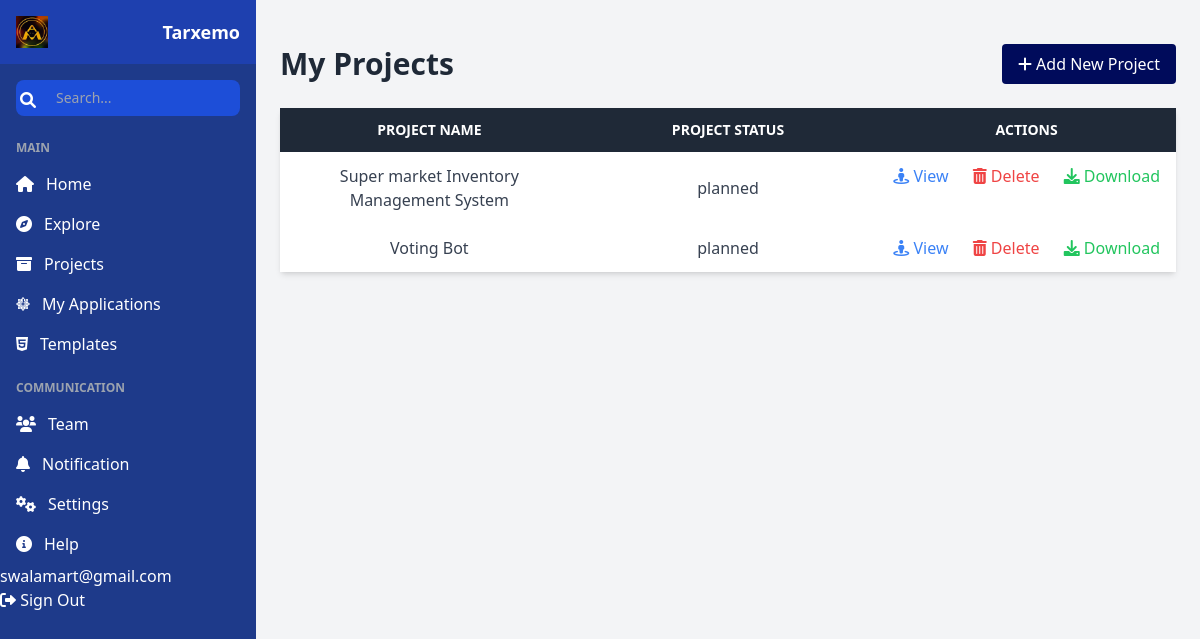
Page /idd/projects_listing/ (signed in) on the committed database.
### authApp/models.py (models this page shows, shortened)
class CustomUser(AbstractBaseUser, PermissionsMixin):
    email = models.EmailField(unique=True)
    first_name = models.CharField(max_length=30, blank=True)
    last_name = models.CharField(max_length=30, blank=True)
    is_active = models.BooleanField(default=True)
    is_staff = models.BooleanField(default=False)
    username = models.CharField(max_length=100, unique=True, null=True, blank=True)
    objects = CustomUserManager()
    USERNAME_FIELD = 'email'
    REQUIRED_FIELDS = []

### idd/models.py (models this page shows, shortened)
class Project(models.Model):
    STATUS_CHOICES = [
        ('planned', 'Planned'),
        ('in_progress', 'In Progress'),
        ('completed', 'Completed'),
    ]
    PRIORITY_CHOICES = [
        ('high', 'High'),
        ('medium', 'Medium'),
        ('low', 'Low'),
    ]
    title = models.CharField(max_length=200)
    description = models.TextField()
    start_date = models.DateField(null=True, blank=True)
    expected_completion_date = models.DateField(null=True, blank=True)
    status = models.CharField(max_length=20, choices=STATUS_CHOICES, default='planned')
    priority = models.CharField(max_length=20, choices=PRIORITY_CHOICES, default='medium')
    category = models.CharField(max_length=100, blank=True)
    owner = models.ForeignKey(CustomUser, on_delete=models.CASCADE, related_name="projects")
    applications = models.ManyToManyField('Application', related_name='projects')  # Many-to-many relationship
    created_at = models.DateTimeField(auto_now_add=True)
    updated_at = models.DateTimeField(auto_now=True)

### idd/views.py (the view)
# urls.py: path('projects_listing/', project_list, name='my_projects_list'),
def project_list(request):
    projects = Project.objects.filter(owner=request.user)
    return render(request, 'projects_list.html', {'projects': projects})

### authApp/autoLogoutMiddleware.py (called while the page is built, shortened)
    def __call__(self, request):
        if request.user.is_authenticated:
            last_activity = request.session.get('last_activity')
            current_time = now()
            request.session['last_activity'] = current_time.isoformat()
        return self.get_response(request)

### idd/templates/projects_list.html (shortened to what this page needs)
{% extends "homepage.html" %}
{% load static %}
{% block content %}
<div class="container mx-auto mt-5">
    <div class="flex justify-between items-center mb-4">
        <h1 class="text-3xl font-bold">My Projects</h1>
        <button onclick="openModal()"
                class="bg-[#000B5B] text-white px-4 py-2 rounded hover:bg-[#003399]">
            <i class="fas fa-plus"></i> Add New Project
        </button>
    </div>
    <div class="bg-white shadow-md rounded my-6">
        <table class="min-w-full bg-white">
            <thead class="bg-gray-800 text-white">
                <tr>
                    <th class="w-1/3 py-3 px-4 uppercase font-semibold text-sm">Project Name</th>
                    <th class="w-1/3 py-3 px-4 uppercase font-semibold text-sm">Project Status</th>
                    <th class="w-1/3 py-3 px-4 uppercase font-semibold text-sm">Actions</th>
                </tr>
            </thead>
            <tbody class="text-gray-700">
                {% for project in projects %}
                {%if  project.title %}
                <tr>
                    <td class="w-auto text-center py-3 px-4">{{ project.title }}</td>
                    <td class="w-auto text-center py-3 px-4">{{ project.status }}</td>
                    <td class="w-full py-3 px-4 flex justify-between">
                        <button  class="text-blue-500 hover:text-blue-700">
                            <a href="{% url 'project_information' project.id %}"><i class="fa-solid fa-street-view"></i> View</a>
                        </button>
                        <button onclick="openDelete('{{ project.id }}')" class="text-red-500 hover:text-red-700 ml-4">
                            <i class="fas fa-trash-alt"></i> Delete
                        <button class="text-green-500 hover:text-green-700 ml-4">
                                <i class="fa-solid fa-download"></i> Download
                        </button>
                    </td>
                </tr>
                {% endif%}
                {% endfor %}
            </tbody>
        </table>
    </div>
</div>
{% endblock %}

### idd/templates/homepage.html (shortened to what this page needs)
<!DOCTYPE html>
<html lang="en">
<head>
  {% load static %}
  <script src="https://cdn.tailwindcss.com"></script>
  <link href="https://cdnjs.cloudflare.com/ajax/libs/font-awesome/6.0.0-beta3/css/all.min.css" rel="stylesheet">
</head>
<body class="bg-gray-100 font-sans text-gray-800">
  <div class="flex flex-col h-screen lg:flex-row">
    <aside id="sidebar" class="hidden lg:block lg:w-64 bg-blue-900 text-white min-h-screen lg:relative lg:flex-shrink-0">
      <div class="flex flex-col h-full">
        <div class="flex items-center justify-between px-4 py-4 bg-blue-800">
          <img src="{% static 'logo.jpeg' %}" alt="Logo" class="h-8 w-8">
          <span class="text-lg font-semibold">Tarxemo</span>
        </div>
        <div class="relative px-4 mt-4">
          <input type="text" placeholder="Search..." class="w-full py-2 pl-10 pr-4 text-sm rounded-lg bg-blue-700 text-white focus:ring-2 focus:ring-yellow-500 outline-none">
          <i class="fas fa-search absolute left-5 top-3 text-white"></i>
        </div>
        <nav class="mt-6 flex-grow">
          <ul>
            <li class="text-xs uppercase font-semibold text-gray-400 px-4 mb-2">Main</li>
            <li>
              <a href="#home" class="flex items-center px-4 py-2 hover:bg-blue-700 transition">
                <i class="fas fa-home mr-3"></i> <span>Home</span>
              </a>
            </li>
            <li>
              <a href="{% url 'templates_gallery' %}" class="flex items-center px-4 py-2 hover:bg-blue-700 transition">
                <i class="fas fa-compass mr-3"></i> <span>Explore</span>
              </a>
            </li>
            <li>
              <a href="{% url 'my_projects_list'%}" title="myProjects" class="flex items-center px-4 py-2 hover:bg-blue-700 transition">
                <i class="fas fa-archive mr-3"></i><span>Projects</span>
              </a>
            </li>
            <li>
              <a href="{% url 'my_projects_list'%}" title="Apps" class="tooltip flex items-center px-4 py-2 hover:bg-blue-700 transition">
                <i class="fa-brands fa-centos mr-3"></i>
                 <span class="tooltip__content">My Applications</span>
              </a>
            </li>
            <li>
              <a href="{% url 'template_list'%}" title="Templates" class="tooltip flex items-center px-4 py-2 hover:bg-blue-700 transition">
                <i class="fa-brands fa-html5 mr-3"></i>
                 <span class="tooltip__content">Templates</span>
              </a>
            </li>
            <li class="text-xs uppercase font-semibold text-gray-400 px-4 mt-4 mb-2">Communication</li>
            <li>
              <a href="#Team" class="flex items-center px-4 py-2 hover:bg-blue-700 transition">
                <i class="fas fa-users mr-3"></i> <span>Team</span>
              </a>
            </li>
            <li>
              <a href="#notification" class="flex items-center px-4 py-2 hover:bg-blue-700 transition">
                <i class="fas fa-bell mr-3"></i> <span>Notification</span>
              </a>
            </li>
            <div class="sidebar-links bottom-links">
              <ul>
                <li>
                  <a href="#settings" title="Settings" class="tooltip flex items-center px-4 py-2 hover:bg-blue-700 transition">
                    <i class="fas fa-cogs mr-3"></i>
                    <span class="link hide">Settings</span>
                   </a>
                </li>
                <li>
                  <a href="#help" title="Help" class="tooltip flex items-center px-4 py-2 hover:bg-blue-700 transition">
                    <i class="fas fa-info-circle mr-3"></i>
                     <span class="tooltip__content">Help</span>
                  </a>
                </li>
              </ul>
            </div>
            <div class="sidebar__profile">
              <section class="avatar__name hide">
                <div class="user-name">{{user.username}}</div>
               </section>
              <a href="{% url 'logout' %}" title="Sign Out" class="tooltip">
                <i class="fas fa-right-from-bracket"></i>
                <span class="tooltip__content">Sign Out</span>
              </a>
            </div>
          </ul>
        </nav>
      </div>
    </aside>
    <main class="flex-1 p-6 overflow-y-auto">
      {% block content %}
      {% endblock %}
    </main>
  </div>
</body>
</html>

### rows in the picture
CustomUser: username "swalamart@gmail.com"
Project: title "Super market Inventory Management System", status "planned"
Project: title "Voting Bot", status "planned"
